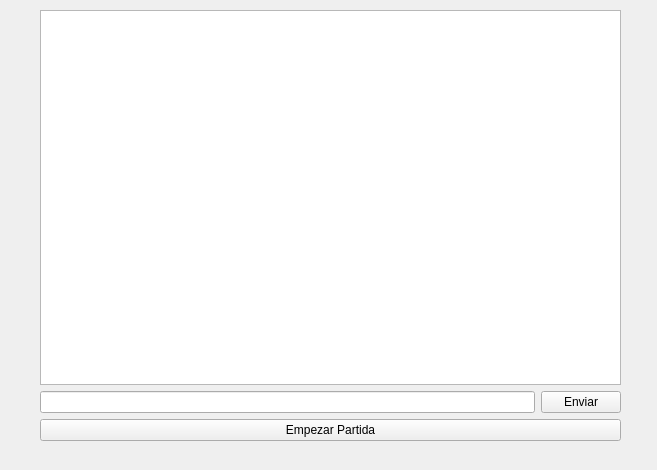
<?xml version="1.0" encoding="UTF-8"?>
<ui version="4.0">
 <class>BuscarPartida</class>
 <widget class="QWidget" name="BuscarPartida">
  <property name="geometry">
   <rect>
    <x>0</x>
    <y>0</y>
    <width>657</width>
    <height>470</height>
   </rect>
  </property>
  <property name="windowTitle">
   <string>MainWindow</string>
  </property>
  <widget class="QWidget" name="layoutWidget">
   <property name="geometry">
    <rect>
     <x>40</x>
     <y>10</y>
     <width>581</width>
     <height>431</height>
    </rect>
   </property>
   <layout class="QVBoxLayout" name="verticalLayout_2">
    <item>
     <widget class="QListWidget" name="chat">
      <property name="toolTip">
       <string>&lt;html&gt;&lt;head/&gt;&lt;body&gt;&lt;p&gt;historial del chat (NIY)&lt;/p&gt;&lt;/body&gt;&lt;/html&gt;</string>
      </property>
     </widget>
    </item>
    <item>
     <layout class="QHBoxLayout" name="horizontalLayout">
      <item>
       <widget class="QLineEdit" name="inputChat">
        <property name="toolTip">
         <string>&lt;html&gt;&lt;head/&gt;&lt;body&gt;&lt;p&gt;chat (NIY)&lt;/p&gt;&lt;/body&gt;&lt;/html&gt;</string>
        </property>
       </widget>
      </item>
      <item>
       <widget class="QPushButton" name="buttonEnviar">
        <property name="toolTip">
         <string>&lt;html&gt;&lt;head/&gt;&lt;body&gt;&lt;p&gt;enviar mensaje (NIY)&lt;/p&gt;&lt;/body&gt;&lt;/html&gt;</string>
        </property>
        <property name="text">
         <string>Enviar</string>
        </property>
       </widget>
      </item>
     </layout>
    </item>
    <item>
     <widget class="QPushButton" name="buttonEmpezar">
      <property name="toolTip">
       <string>&lt;html&gt;&lt;head/&gt;&lt;body&gt;&lt;p&gt;Empezar la partida&lt;/p&gt;&lt;/body&gt;&lt;/html&gt;</string>
      </property>
      <property name="text">
       <string>Empezar Partida</string>
      </property>
     </widget>
    </item>
   </layout>
  </widget>
 </widget>
 <resources/>
 <connections/>
</ui>
